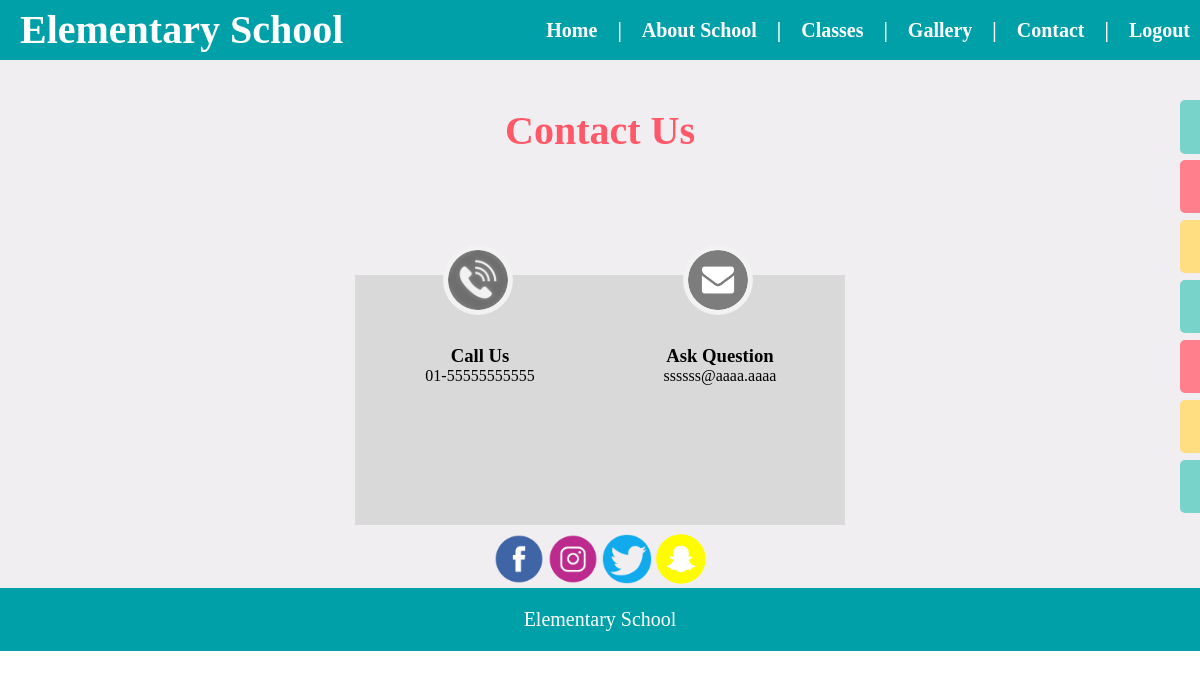
The page /school_project/admin_pages/contact-view.php (signed in) on the database its author committed.
### tables this page shows
CREATE TABLE `content_table` (
  `id_content` int(5) NOT NULL,
  `title` text NOT NULL,
  `information` text NOT NULL,
  `page` varchar(10) NOT NULL,
  `admin_id` varchar(5) NOT NULL
);

### school_project/admin_pages/contact-view.php (the view, shortened to what this page needs)
<?php
    include "../php_code/connection.php";
   $idN = 31;
   $queryN ="SELECT information FROM  content_table WHERE id_content ='{$idN}'";
   $resultN = mysqli_query($con, $queryN);
   $resultCheckN = mysqli_num_rows($resultN);
   $idE = 32;
   $queryE ="SELECT information FROM  content_table WHERE id_content ='{$idE}'";
   $resultE = mysqli_query($con, $queryE);
   $resultCheckE = mysqli_num_rows($resultE);
   $idf = 33;
   $queryf ="SELECT information FROM  content_table WHERE id_content ='{$idf}'";
   $resultf = mysqli_query($con, $queryf);
   $resultCheckf = mysqli_num_rows($resultf);
   $idi = 34;
   $queryi ="SELECT information FROM  content_table WHERE id_content ='{$idi}'";
   $resulti = mysqli_query($con, $queryi);
   $resultChecki = mysqli_num_rows($resulti);
   $idT = 35;
   $queryT ="SELECT information FROM  content_table WHERE id_content ='{$idT}'";
   $resultT = mysqli_query($con, $queryT);
   $resultCheckT = mysqli_num_rows($resultT);
   $idS = 36;
   $queryS ="SELECT information FROM  content_table WHERE id_content ='{$idS}'";
   $resultS = mysqli_query($con, $queryS);
   $resultCheckS = mysqli_num_rows($resultS);
?>
<!DOCTYPE html>
<html>
    <head>
        <link rel="stylesheet" type="text/css" href="../style/reset.css">
        <link rel="stylesheet" type="text/css" href="../style/contact.css">
    </head>
    <body>
        <div id="container">
            <nav id="menu">
                <h1 id="logo"><b>Elementary School</b></h1>
                <ul class="menu-all"><b>
                    <li class="menu-item"><form class="logout_form" method='post' action=""><input type="submit" value="Logout" class="logout_btn" name="but_logout"></form></li>
                    <li class="menu-item1">|</li>
                    <li class="menu-item"><a href="contact-view.php"> Contact</a></li>
                    <li class="menu-item1">|</li>
                    <li class="menu-item"><a href="gallery-view.php"> Gallery</a></li>
                    <li class="menu-item1">|</li>
                    <li class="menu-item"><a> Classes </a>
                    </li>
                    <li class="menu-item1">|</li>
                    <li class="menu-item"><a href="about-view.php"> About School</a></li>
                    <li class="menu-item1">|</li>
                    <li class="menu-item"><a href="home_page-view.php"> Home</a></li></b>
                </ul>
            </nav>
            <div id="mySidenav" class="sidenav">
                <a href="adminhomepage.php" id="ِadmin">ِAdmin</a>
                <a href="home-page-edit.php" id="home">Home</a>
                <a href="about-edit.php" id="aboutAmin">About</a>
                <a href="class1-edit.php" id="class1">1st Class</a>
                <a href="class2-edit.php" id="class2">2nd Class</a>
                <a href="class3-edit.php" id="class3">3rd Class</a>
                <a href="contact-edit.php" id="contact">Contact</a>
            </div>
            <section class="contact">
                <h1 class="con-t"><br>Contact Us</h1>
                <div class="contacts">
                    <div class="cont-c">
                        <?php
                        if($resultCheckN>=1){
                            while ($rowN = mysqli_fetch_assoc($resultN)){
                        ?>
                        <h3>Call Us</h3>
                        <p><?php echo $rowN['information']; ?></p>
                        <img src="../images/calll.png" class="icons">
                        <?php
                         } }
                        ?>
                    </div>
                    <div class="cont-e">
                        <?php
                        if($resultCheckE>=1){
                            while ($rowE = mysqli_fetch_assoc($resultE)){
                        ?>
                        <h3>Ask Question</h3>
                        <p><?php echo $rowE['information']; ?></p>
                        <img src="../images/email.png" class="icons">
                        <?php
                         } }
                        ?>
                    </div>
                </div>
            </section>
            <section class="social">
                <div class="soocial">
                    <?php
                    if($resultCheckf>=1){
                        while ($rowf = mysqli_fetch_assoc($resultf)){
                            $facebook = $rowf['information'];
                    ?>
                    <a href='<?php echo $facebook; ?>'><img src="../images/facebook.png" class="soci"></a>
                    <?php
                        } }
                    ?>
                    <?php
                    if($resultChecki>=1){
                        while ($rowi = mysqli_fetch_assoc($resulti)){
                            $instagram = $rowi['information'];
                    ?>
                    <a href='<?php echo $instagram; ?>'><img src="../images/insta.png" class="soci"></a>
                    <?php
                        } }
                    ?>
                    <?php
                    if($resultCheckT>=1){
                        while ($rowT = mysqli_fetch_assoc($resultT)){
                            $twitter = $rowT['information'];
                    ?>
                    <a href='<?php echo $twitter; ?>'><img src="../images/twitter.png" class="soci"></a>
                    <?php
                        } }
                    ?>
                    <?php
                    if($resultCheckS>=1){
                        while ($rowS = mysqli_fetch_assoc($resultS)){
                            $snap = $rowS['information'];
                    ?>
                    <a href='<?php echo $snap; ?>'><img src="../images/snap.png" class="soci"></a>
                    <?php
                        } }
                    ?>
                </div>
            </section>
            <section id="wsfooter">
                <p> Elementary School </p>
            </section>
        </div>
    </body>
</html>

### school_project/style/contact.css (style rules this page uses)
.con-t { text-align: center; color: #ff5869; }
.contact { background-color:#f0eef1; width: 100%; position: static; z-index: 1; }
.icons { border-radius: 50%; height: 70px; width: 70px; text-align: center; position: absolute; left: 35%; top: -30px; padding: 5px; background-color: #f2f2f2; }
.contacts { height: 350px; width: 60%; margin-left: 20%; margin-right: 20%; margin-top: 30px; }
.cont-c { width: 250px; height: 250px; background-color: #d9d9d9; top: 50%; left:40% ; position: absolute; transform: translate(-50%, -50%); box-sizing: border-box; float: left; margin-right: 1%; padding: 70px 50px; text-align: center; }
.cont-e { width: 250px; height: 250px; background-color: #d9d9d9; top: 50%; left:60% ; position: absolute; transform: translate(-50%, -50%); box-sizing: border-box; float: left; padding: 70px 30px; text-align: center; }
.social { background-color:#f0eef1; width: 100%; }
.soci { width: 50px; }
.soocial { text-align: center; }

### rows shown on the page
content_table: information "01-55555555555"
content_table: information "ssssss@aaaa.aaaa"
